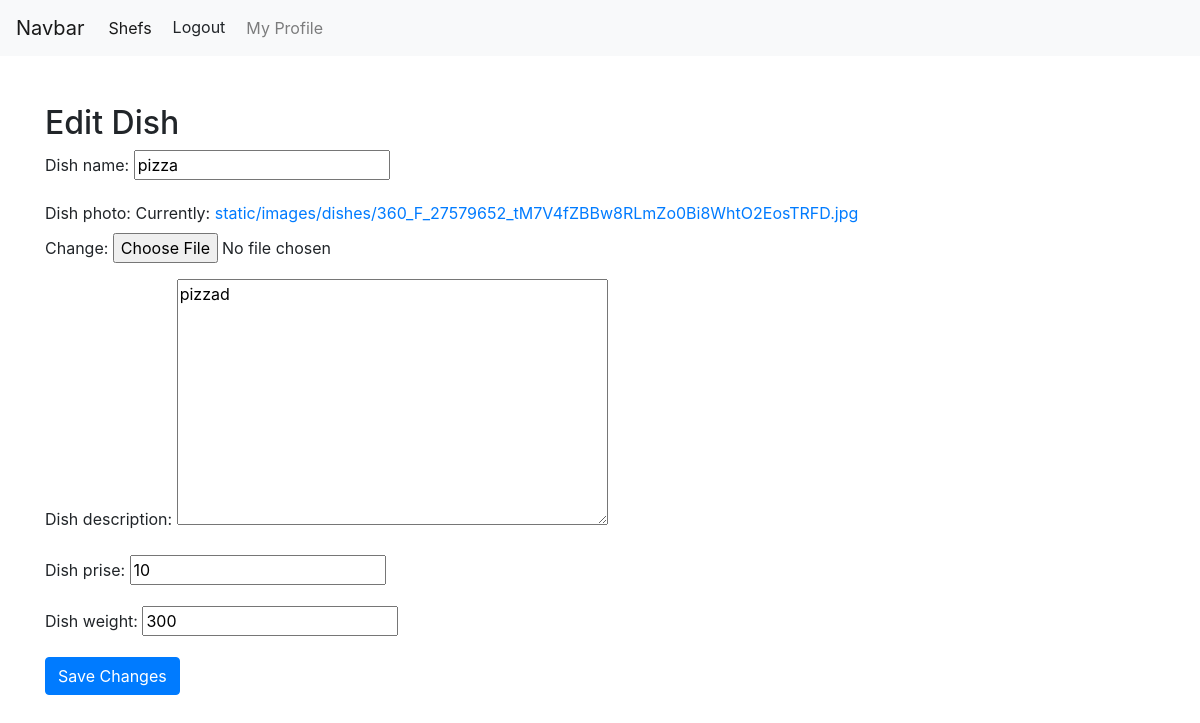
The page /food-items/edit_dish/3 (signed in) on the database its author committed.
### dishes/models.py (models this page shows, shortened)
class Dishes(models.Model):
    dish_name = models.CharField(max_length=100)
    dish_photo = models.ImageField(upload_to="static/images/dishes/")
    dish_description = models.TextField()
    chef = models.ForeignKey(Shefs, on_delete=models.CASCADE, related_name="dishes")
    dish_prise = models.IntegerField()
    dish_weight = models.IntegerField()

### main/views.py (the view)
# urls.py: path("food-items/edit_dish/<int:dish_id>", views.edit_dish, name="edit_dish"),
@login_required
def edit_dish(request, dish_id):
    dish = get_object_or_404(Dishes, id=dish_id)
    if request.method == "POST":
        form = EditDish(request.POST, request.FILES, instance=dish)
        if form.is_valid():
            form.save()
            return redirect("all_food_items")
    else:
        form = EditDish(instance=dish)
    return render(request, "edit_dish.html", {"form": form, "dish": dish})

### main/forms.py
class EditDish(ModelForm):
    class Meta:
        model = Dishes
        fields = ["dish_name", "dish_photo", "dish_description", "dish_prise", "dish_weight"]

### templates/edit_dish.html (shortened to what this page needs)
{% extends 'base.html' %}
{% block content %}
<div class="container mt-5">
    <h2>Edit Dish</h2>
    <form method="post" enctype="multipart/form-data">
        {{ form.as_p }}
        <button type="submit" class="btn btn-primary">Save Changes</button>
    </form>
</div>
{% endblock content %}

### rows shown on the page
Dishes: dish_name "pizza", dish_description "pizzad", dish_prise "10", dish_weight "300"
